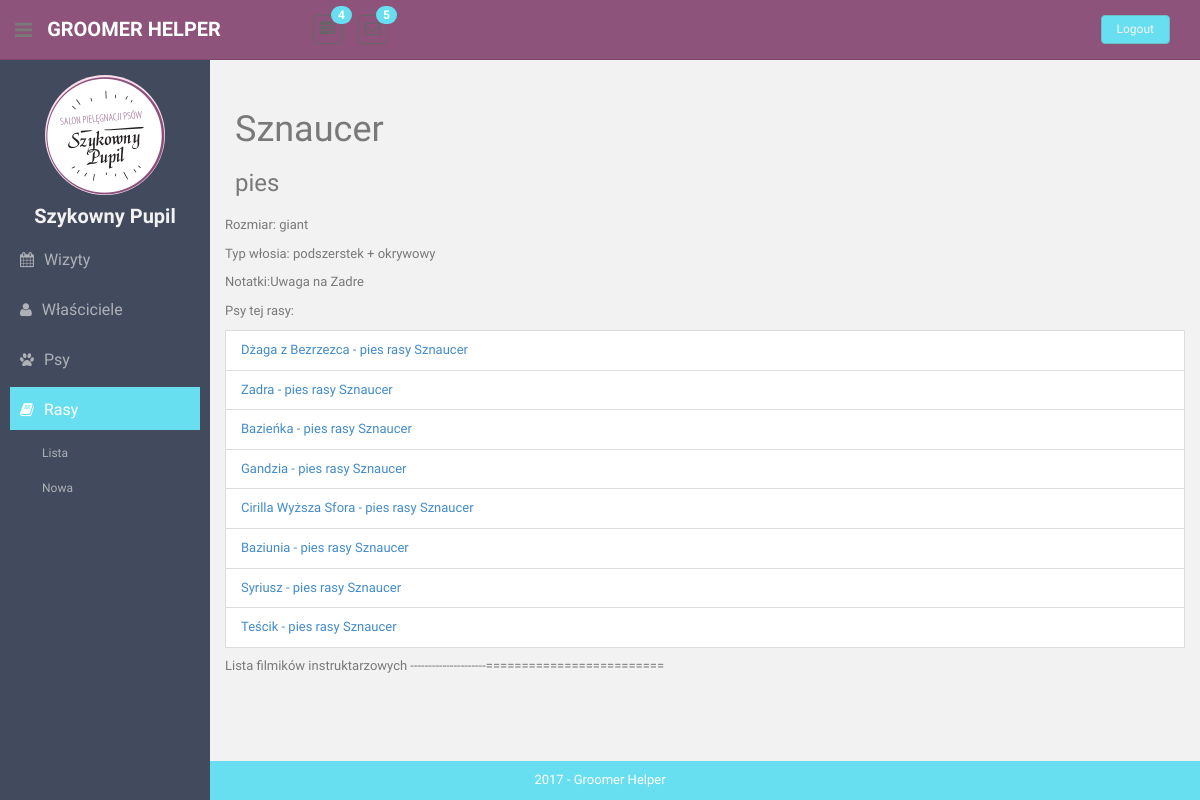
Page /breeds/3/ on the committed database.
### breeds/models.py (models this page shows, shortened)
class Breed(models.Model):
    SIZE_CHOICES = [
        ('miniature', 'Miniature'),
        ('medium', 'Medium'),
        ('large', 'Large'),
        ('giant', 'Giant'),
    ]
    name = models.TextField(max_length=100, blank=False, null=False, unique=True)
    species = models.TextField(max_length=50, blank=False, default='dog')
    size = models.TextField(max_length=20, blank=True, choices=SIZE_CHOICES)
    grooming_notes = models.TextField(max_length=50, blank=True, null=False)
    hair_type = models.TextField(max_length=50, blank=True, null=False)
    weight = models.IntegerField(default=20, blank=False, null=False)
    photo = models.ImageField(null=True)

### animals/models.py (models this page shows, shortened)
class Animal(models.Model):
    GENDER_CHOICES = [
        (True, 'Male'),
        (False, 'Female'),
    ]
    name = models.TextField(max_length=100, blank=True, null=True)
    gender = models.BooleanField(choices=GENDER_CHOICES)
    breed = models.ForeignKey(Breed, on_delete=models.CASCADE)
    color = models.TextField(max_length=100, blank=True, null=True)
    photo = models.ImageField(upload_to='animal-avatars/', default='animal-avatars/None/no-img.png')
    notes = models.TextField(max_length=200, blank=True, null=True)
    owner = models.ForeignKey(
        Owner,
        on_delete=models.CASCADE,
    )
    def __str__(self):
        return "".join([self.name, " - ", self.breed.species, " rasy ", self.breed.name])

### breeds/views.py (the view)
# urls.py: path('<int:pk>/', views.BreedDetailsView.as_view(), name='breed-details'),
class BreedDetailsView(DetailView):
    template_name = "breeds/details.html"
    model = Breed
    def get_context_data(self, **kwargs):
        context = super().get_context_data(**kwargs)
        context['breeds'] = Breed.objects.all()
        return context

### templatetags/templatetags/my_templatetags.py (called while the page is built)
@register.simple_tag(takes_context=True)
def active(context, pattern_or_urlname):
    try:
        pattern = '^' + reverse(pattern_or_urlname)
    except NoReverseMatch:
        pattern = pattern_or_urlname
    path = context['request'].path
    if re.search(pattern, path):
        return 'active'
    return ''

### templates/breeds/details.html
{% extends 'details.html' %}
{% load static %}
{% block profile-header%}
    <h1>{{ breed.name }}</h1>
    <h3>{{ breed.species }}</h3>
{% endblock %}
{% block details %}
    <p><span>Rozmiar:</span> {{ breed.size}}</p>
    <p><span>Typ włosia:</span> {{ breed.hair_type}}</p>
    <p><span>Notatki:</span>{{ breed.grooming_notes }}</p>
    <p>Psy tej rasy:
        {% for animal in breed.animal_set.all %}
            <li class="list-group-item">
                <a href="{% url 'animal-details' animal.id %}">{{animal}}</a>
            </li>
        {% empty %}
             Brak
        {% endfor %}
    </p>
    <p>Lista filmików instruktarzowych ---------------------=========================</p>
{% endblock %}

### static/css/style.css (style rules this page uses)
a, a:hover, a:focus { text-decoration: none; outline: none; }

### rows in the picture
Breed: name "Sznaucer", species "pies", size "giant", hair_type "podszerstek + okrywowy", grooming_notes "Uwaga na Zadre"
Animal: name+breed "Dżaga z Bezrzezca - pies rasy Sznaucer"
Animal: name+breed "Zadra - pies rasy Sznaucer"
Animal: name+breed "Bazieńka - pies rasy Sznaucer"
Animal: name+breed "Gandzia - pies rasy Sznaucer"
Animal: name+breed "Cirilla Wyższa Sfora - pies rasy Sznaucer"
Animal: name+breed "Baziunia - pies rasy Sznaucer"
Animal: name+breed "Syriusz - pies rasy Sznaucer"
Animal: name+breed "Teścik - pies rasy Sznaucer"
